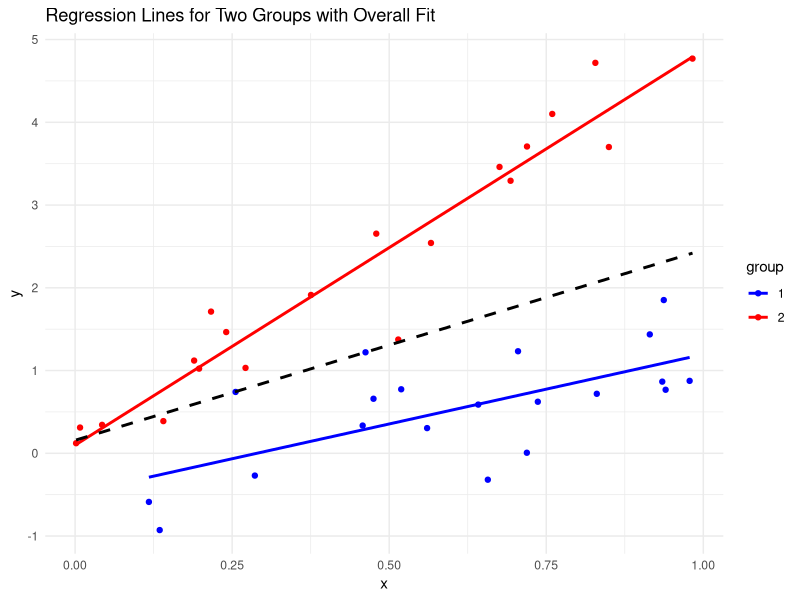

The R source for this figure:
## ---- chunk 1
# 加载必要的包
library(ggplot2)

# 设置随机数种子，确保可重现性
set.seed(42)

# 生成数据
n <- 20  # 每组20个数据

# 第一组数据: y = x + epsilon
x1 <- runif(n, 0, 1)  # 自变量 x 服从 U(0, 1)
epsilon1 <- rnorm(n, mean = 0, sd = 0.4)  # 噪声 epsilon 服从 N(0, 0.4)
y1 <- x1 + epsilon1  # 计算响应变量 y

# 第二组数据: y = 3x + epsilon
x2 <- runif(n, 0, 1)  # 自变量 x 服从 U(0, 1)
epsilon2 <- rnorm(n, mean = 0, sd = 0.4)  # 噪声 epsilon 服从 N(0, 0.4)
y2 <- 5 * x2 + epsilon2  # 计算响应变量 y

# 合并数据
data <- data.frame(
  x = c(x1, x2),
  y = c(y1, y2),
  group = factor(rep(1:2, each = n))  # 分组标签
)

# 做回归分析
model1 <- lm(y ~ x, data = data[data$group == 1, ])
model2 <- lm(y ~ x, data = data[data$group == 2, ])

# 整体回归模型 (使用所有数据)
model_all <- lm(y ~ x, data = data)

# 画回归图
ggplot(data, aes(x = x, y = y, color = group)) +
  geom_point() +  # 绘制散点
  geom_smooth(method = "lm", se = FALSE) +  # 绘制每组的回归曲线
  geom_smooth(data = data, aes(x = x, y = y), method = "lm", color = "black", linetype = "dashed", se = FALSE) +  # 整体回归线，黑色虚线
  labs(title = "Regression Lines for Two Groups with Overall Fit",
       x = "x",
       y = "y") +
  scale_color_manual(values = c("blue", "red")) +  # 设置不同组别的颜色
  theme_minimal()

## ---- chunk 2
function(x, y) {
  # Input: Panel scalar data x and its corresponding response variable y.
  # Output: The differenced data x_diff and y_diff along the time axis.

  n_y <- nrow(y)  
  t_y <- ncol(y)  
  
  n_x <- nrow(x)  
  t_x <- ncol(x)  
  
  if (n_y != n_x) {
    stop("The number of rows (n) in x and y must be the same.")
  }
  
  if (t_y != t_x) {
    stop("The number of columns (t) in x and y must be the same.")
  }
  
  if (t_y <= 1) {
    stop("The number of columns (t) in both x and y must be greater than 1.")
  }
  
  y_diff <- data.frame(matrix(NA, nrow = n_y, ncol = t_y - 1)) 
  x_diff <- data.frame(matrix(NA, nrow = n_x, ncol = t_x - 1))  

  for (i in 1:n_y) {
    for (j in 2:t_y) { 
      y_diff[i, j - 1] <- y[i, j] - y[i, j - 1] 
      x_diff[i, j - 1] <- x[i, j] - x[i, j - 1] 
    }
  }
  
  colnames(y_diff) <- paste("Y", 1:(t_y - 1), sep = "")  
  colnames(x_diff) <- paste("X", 1:(t_x - 1), sep = "")  
  
  return(list(y_diff = y_diff, x_diff = x_diff))
}
